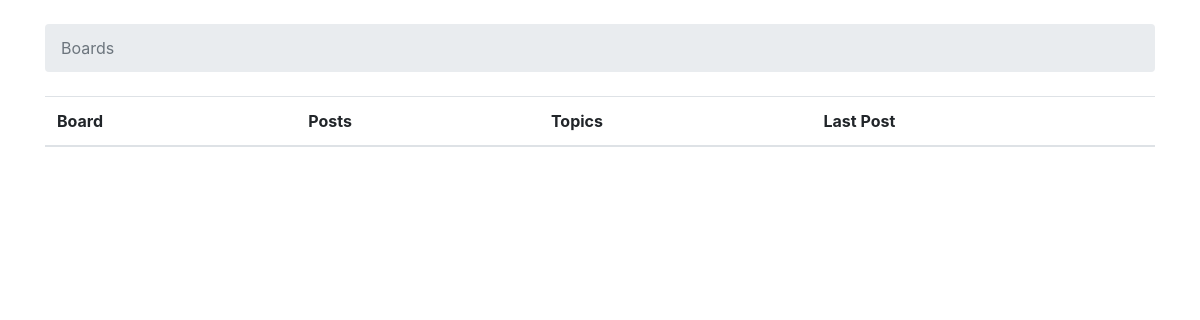
The app's page /, older data.
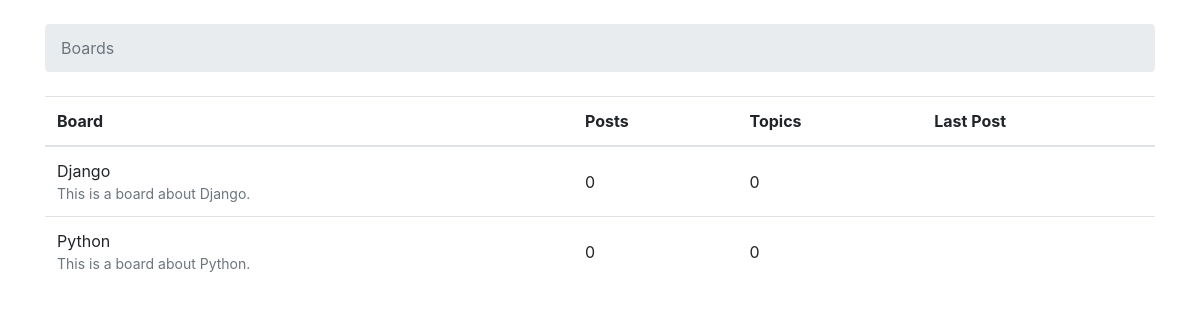
The same page, newer data.
### boards/models.py (models this page shows, shortened)
class Board(models.Model):
    name = models.CharField(max_length=30, unique=True)
    description = models.CharField(max_length=100)

### boards/views.py (the view)
# urls.py: 2. Add a URL to urlpatterns:  url(r'^$', views.home, name='home')
def home(request):
    boards = Board.objects.all()
    return render(request, 'home.html', {'boards': boards})

### templates/home.html (shortened to what this page needs)
{% load static %}<!DOCTYPE html>
<html>
  <head>
    <link rel="stylesheet" href="{% static 'css/bootstrap.min.css' %}">
  </head>
  <body>
    <div class="container">
      <ol class="breadcrumb my-4">
        <li class="breadcrumb-item active">Boards</li>
      </ol>
      <table class="table">
        <thead class="thead-inverse">
          <tr>
            <th>Board</th>
            <th>Posts</th>
            <th>Topics</th>
            <th>Last Post</th>
          </tr>
        </thead>
        <tbody>
          {% for board in boards %}
            <tr>
              <td>
                {{ board.name }}
                <small class="text-muted d-block">{{ board.description }}</small>
              </td>
              <td class="align-middle">0</td>
              <td class="align-middle">0</td>
              <td></td>
            </tr>
          {% endfor %}
        </tbody>
      </table>
    </div>
  </body>
</html>

Row changes from the older to the newer data that the page shows:
added Board: name "Django", description "This is a board about Django."
added Board: name "Python", description "This is a board about Python."
